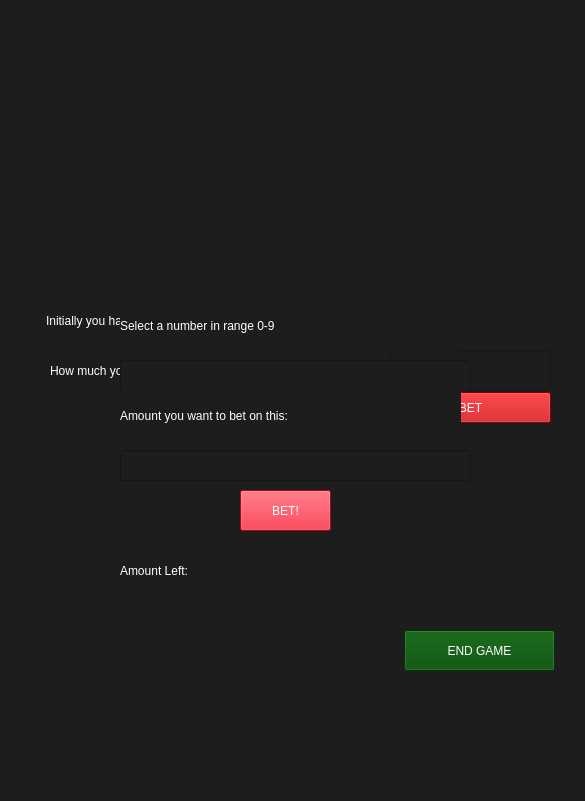
<?xml version="1.0" encoding="UTF-8"?>
<ui version="4.0">
 <class>BettingGame</class>
 <widget class="QWidget" name="BettingGame">
  <property name="geometry">
   <rect>
    <x>0</x>
    <y>0</y>
    <width>585</width>
    <height>801</height>
   </rect>
  </property>
  <property name="windowTitle">
   <string>Form</string>
  </property>
  <property name="styleSheet">
   <string notr="true">background-color: rgb(29, 29, 29);
color: rgb(255, 255, 255);
font: 87 18pt &quot;Segoe UI Black&quot;;</string>
  </property>
  <widget class="QLabel" name="label">
   <property name="geometry">
    <rect>
     <x>50</x>
     <y>10</y>
     <width>491</width>
     <height>271</height>
    </rect>
   </property>
   <property name="text">
    <string/>
   </property>
   <property name="pixmap">
    <pixmap>../BIG3D-4000x_0.png</pixmap>
   </property>
   <property name="scaledContents">
    <bool>true</bool>
   </property>
  </widget>
  <widget class="QLabel" name="label_2">
   <property name="geometry">
    <rect>
     <x>46</x>
     <y>300</y>
     <width>501</width>
     <height>41</height>
    </rect>
   </property>
   <property name="text">
    <string>Initially you have: </string>
   </property>
  </widget>
  <widget class="QLabel" name="label_3">
   <property name="geometry">
    <rect>
     <x>50</x>
     <y>355</y>
     <width>331</width>
     <height>31</height>
    </rect>
   </property>
   <property name="text">
    <string>How much you want to bet:</string>
   </property>
  </widget>
  <widget class="QLineEdit" name="lineEdit">
   <property name="geometry">
    <rect>
     <x>390</x>
     <y>350</y>
     <width>161</width>
     <height>41</height>
    </rect>
   </property>
  </widget>
  <widget class="QPushButton" name="pushButton">
   <property name="geometry">
    <rect>
     <x>390</x>
     <y>392</y>
     <width>161</width>
     <height>31</height>
    </rect>
   </property>
   <property name="styleSheet">
    <string notr="true">background-color: rgb(188, 0, 3);
font: 87 16pt &quot;Segoe UI Black&quot;;</string>
   </property>
   <property name="text">
    <string>BET</string>
   </property>
  </widget>
  <widget class="QLabel" name="label_4">
   <property name="geometry">
    <rect>
     <x>120</x>
     <y>300</y>
     <width>341</width>
     <height>51</height>
    </rect>
   </property>
   <property name="text">
    <string>Select a number in range 0-9</string>
   </property>
  </widget>
  <widget class="QLineEdit" name="lineEdit_2">
   <property name="geometry">
    <rect>
     <x>120</x>
     <y>360</y>
     <width>351</width>
     <height>31</height>
    </rect>
   </property>
  </widget>
  <widget class="QLabel" name="label_5">
   <property name="geometry">
    <rect>
     <x>120</x>
     <y>390</y>
     <width>341</width>
     <height>51</height>
    </rect>
   </property>
   <property name="styleSheet">
    <string notr="true">font: 87 15pt &quot;Segoe UI Black&quot;;</string>
   </property>
   <property name="text">
    <string>Amount you want to bet on this:</string>
   </property>
  </widget>
  <widget class="QLineEdit" name="lineEdit_3">
   <property name="geometry">
    <rect>
     <x>120</x>
     <y>450</y>
     <width>351</width>
     <height>31</height>
    </rect>
   </property>
  </widget>
  <widget class="QPushButton" name="pushButton_2">
   <property name="geometry">
    <rect>
     <x>240</x>
     <y>490</y>
     <width>91</width>
     <height>41</height>
    </rect>
   </property>
   <property name="styleSheet">
    <string notr="true">background-color: rgb(225, 15, 36);</string>
   </property>
   <property name="text">
    <string>BET!</string>
   </property>
  </widget>
  <widget class="QLabel" name="label_6">
   <property name="geometry">
    <rect>
     <x>120</x>
     <y>550</y>
     <width>351</width>
     <height>41</height>
    </rect>
   </property>
   <property name="text">
    <string>Amount Left:</string>
   </property>
  </widget>
  <widget class="QPushButton" name="pushButton_3">
   <property name="geometry">
    <rect>
     <x>404</x>
     <y>630</y>
     <width>151</width>
     <height>41</height>
    </rect>
   </property>
   <property name="styleSheet">
    <string notr="true">background-color: rgb(0, 74, 2);</string>
   </property>
   <property name="text">
    <string>END GAME</string>
   </property>
  </widget>
 </widget>
 <resources/>
 <connections/>
</ui>
